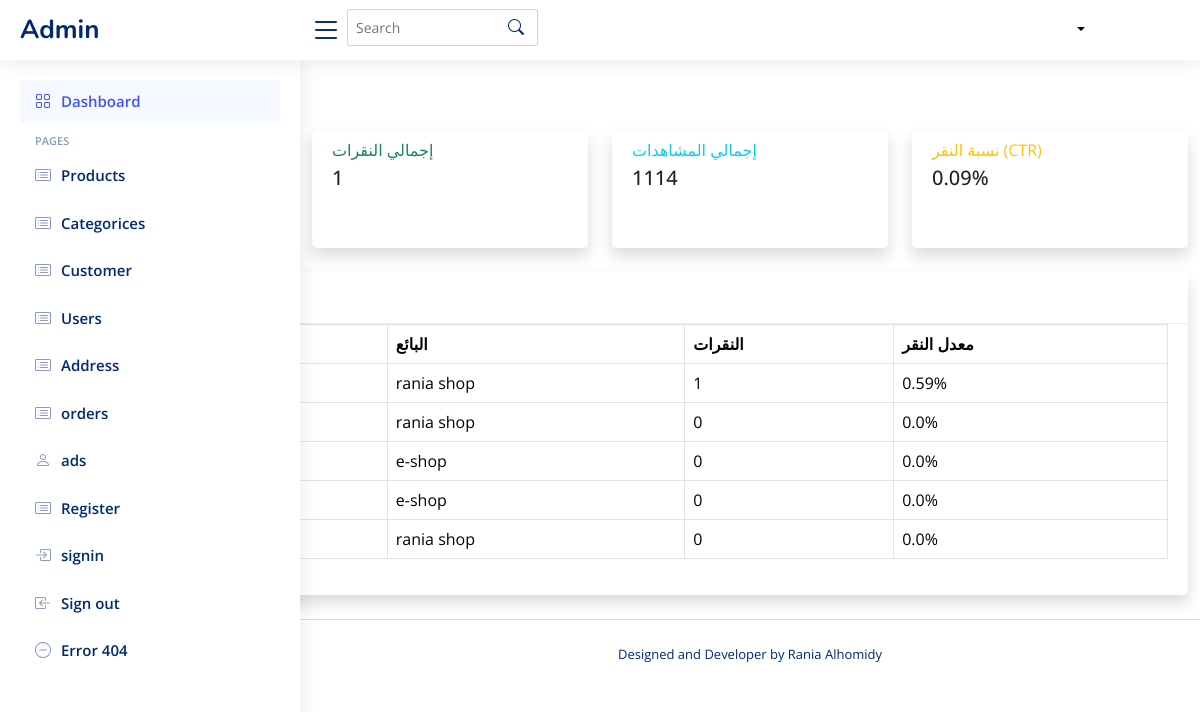
Before: /ads/stats with the older database file.
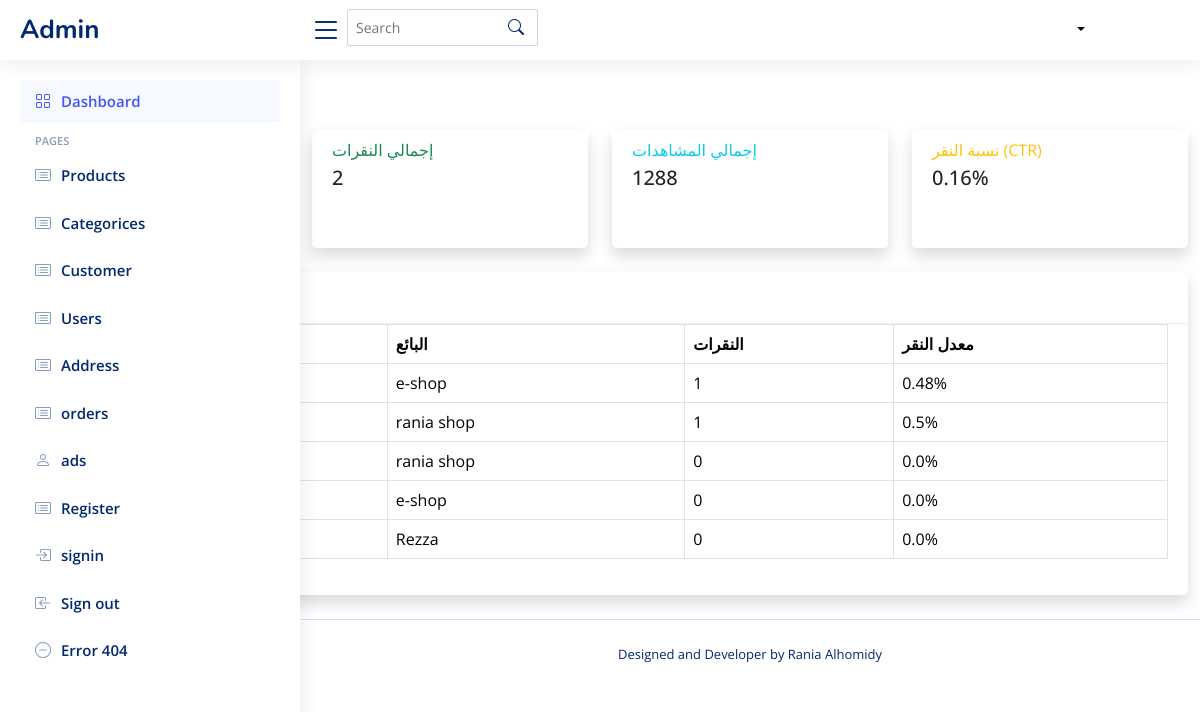
After: the same page with the newer database file.
### tables this page shows
CREATE TABLE ads (
        id INTEGER PRIMARY KEY AUTOINCREMENT,
        seller_id INTEGER NOT NULL,
        title TEXT NOT NULL,
        description TEXT,
        content_type TEXT NOT NULL,  -- 'image', 'video', 'text'
        content_path TEXT,           -- مسار الملف أو النص
        link_url TEXT NOT NULL,
        start_date TEXT NOT NULL,    -- 'YYYY-MM-DD'
        end_date TEXT NOT NULL,
        is_active INTEGER DEFAULT 1, -- 1/0
        order_index INTEGER DEFAULT 0,
        click_count INTEGER DEFAULT 0, -- إضافة عداد النقرات
        impression_count INTEGER DEFAULT 0, -- عداد المشاهدات
        priority INTEGER DEFAULT 1,   -- أولوية العرض (1-10)
        target_audience TEXT,        -- جمهور مستهدف (اختياري)
        created_at TIMESTAMP DEFAULT CURRENT_TIMESTAMP,
        FOREIGN KEY (seller_id) REFERENCES sellers(id) ON DELETE CASCADE
    );

CREATE TABLE sellers (
        id INTEGER PRIMARY KEY AUTOINCREMENT,
        name TEXT NOT NULL,
        store_name TEXT NOT NULL,
        store_image TEXT,
        address TEXT NOT NULL,  -- تمت إضافته هنا
        commercial_record TEXT,
        id_image TEXT,
        documents TEXT,
        SAddress_id INTEGER NOT NULL,
        num_id INTEGER NOT NULL,
        created_at TIMESTAMP DEFAULT CURRENT_TIMESTAMP,
        FOREIGN KEY (SAddress_id) REFERENCES seller_address(id),
        FOREIGN KEY (num_id) REFERENCES numbers(id)
    );

### ads_routes.py (the view)
@ads_bp.route('/stats')
def ads_stats():
    conn = get_db_connection()
    stats = conn.execute('''
        SELECT
            COUNT(*) as total_ads,
            SUM(click_count) as total_clicks,
            SUM(impression_count) as total_impressions
        FROM ads
    ''').fetchone()
    top_ads = conn.execute('''
        SELECT
            ads.id, ads.title, ads.click_count, ads.impression_count, sellers.store_name
        FROM ads
        JOIN sellers ON ads.seller_id = sellers.id
        ORDER BY ads.click_count DESC
        LIMIT 5
    ''').fetchall()
    conn.close()
    return render_template('admin/admin_ads_stats.html',
                           stats=stats,
                           top_ads=top_ads)

### templates/admin/admin_ads_stats.html (shortened to what this page needs)
{% include 'admin/header.html' %}
<div class="container-fluid">
    <div class="row mb-4">
        <div class="col-12">
            <h1 class="h3 mb-0">إحصائيات الإعلانات</h1>
        </div>
    </div>
    <div class="row">
        <div class="col-xl-3 col-md-6 mb-4">
            <div class="card border-left-primary shadow h-100 py-2">
                <div class="card-body">
                    <div class="row no-gutters align-items-center">
                        <div class="col mr-2">
                            <div class="text-xs font-weight-bold text-primary text-uppercase mb-1">
                                إجمالي الإعلانات</div>
                            <div class="h5 mb-0 font-weight-bold text-gray-800">{{ stats.total_ads }}</div>
                        </div>
                        <div class="col-auto">
                        </div>
                    </div>
                </div>
            </div>
        </div>
        <div class="col-xl-3 col-md-6 mb-4">
            <div class="card border-left-success shadow h-100 py-2">
                <div class="card-body">
                    <div class="row no-gutters align-items-center">
                        <div class="col mr-2">
                            <div class="text-xs font-weight-bold text-success text-uppercase mb-1">
                                إجمالي النقرات</div>
                            <div class="h5 mb-0 font-weight-bold text-gray-800">{{ stats.total_clicks }}</div>
                        </div>
                        <div class="col-auto">
                            <i class="fas fa-mouse-pointer fa-2x text-gray-300"></i>
                        </div>
                    </div>
                </div>
            </div>
        </div>
        <div class="col-xl-3 col-md-6 mb-4">
            <div class="card border-left-info shadow h-100 py-2">
                <div class="card-body">
                    <div class="row no-gutters align-items-center">
                        <div class="col mr-2">
                            <div class="text-xs font-weight-bold text-info text-uppercase mb-1">
                                إجمالي المشاهدات</div>
                            <div class="h5 mb-0 font-weight-bold text-gray-800">{{ stats.total_impressions }}</div>
                        </div>
                        <div class="col-auto">
                            <i class="fas fa-eye fa-2x text-gray-300"></i>
                        </div>
                    </div>
                </div>
            </div>
        </div>
        <div class="col-xl-3 col-md-6 mb-4">
            <div class="card border-left-warning shadow h-100 py-2">
                <div class="card-body">
                    <div class="row no-gutters align-items-center">
                        <div class="col mr-2">
                            <div class="text-xs font-weight-bold text-warning text-uppercase mb-1">
                                نسبة النقر (CTR)</div>
                            <div class="h5 mb-0 font-weight-bold text-gray-800">
                                {% if stats.total_impressions > 0 %}
                                {{ ((stats.total_clicks / stats.total_impressions) * 100)|round(2) }}%
                                {% else %}0%{% endif %}
                            </div>
                        </div>
                        <div class="col-auto">
                            <i class="fas fa-percent fa-2x text-gray-300"></i>
                        </div>
                    </div>
                </div>
            </div>
        </div>
    </div>
    <div class="row">
        <div class="col-12">
            <div class="card shadow mb-4">
                <div class="card-header py-3">
                    <h6 class="m-0 font-weight-bold text-primary">أفضل الإعلانات أداءً</h6>
                </div>
                <div class="card-body">
                    <div class="table-responsive">
                        <table class="table table-bordered" width="100%" cellspacing="0">
                            <thead>
                                <tr>
                                    <th>#</th>
                                    <th>العنوان</th>
                                    <th>البائع</th>
                                    <th>النقرات</th>
                                    <th>معدل النقر</th>
                                </tr>
                            </thead>
                            <tbody>
                                {% for ad in top_ads %}
                                <tr>
                                    <td>{{ loop.index }}</td>
                                    <td>{{ ad.title }}</td>
                                    <td>{{ ad.store_name }}</td>
                                    <td>{{ ad.click_count }}</td>
                                    <td>
                                        {% if ad.impression_count > 0 %}
                                        {{ ((ad.click_count / ad.impression_count) * 100)|round(2) }}%
                                        {% else %}0%{% endif %}
                                    </td>
                                </tr>
                                {% endfor %}
                            </tbody>
                        </table>
                    </div>
                </div>
            </div>
        </div>
    </div>
</div>
{% include 'admin/footer.html' %}

### templates/admin/header.html (shortened to what this page needs)
<!DOCTYPE html>
<html lang="en">
<head>
<!DOCTYPE html>
<html lang="en">
<head>
  <link href="https://cdn.jsdelivr.net/npm/bootstrap@5.3.0/dist/css/bootstrap.min.css" rel="stylesheet">
  <link href="{{ url_for('static', filename='vendor/bootstrap/css/bootstrap.min.css') }}" rel="stylesheet">
  <link href="{{ url_for('static', filename='vendor/bootstrap-icons/bootstrap-icons.css') }}" rel="stylesheet">
  <link href="{{ url_for('static', filename='vendor/boxicons/css/boxicons.min.css') }}" rel="stylesheet">
  <link href="{{ url_for('static', filename='vendor/quill/quill.snow.css') }}" rel="stylesheet">
  <link href="{{ url_for('static', filename='vendor/quill/quill.bubble.css') }}" rel="stylesheet">
  <link href="{{ url_for('static', filename='vendor/remixicon/remixicon.css') }}" rel="stylesheet">
  <link href="{{ url_for('static', filename='vendor/simple-datatables/style.css') }}" rel="stylesheet">
  <link rel="stylesheet" href="{{ url_for('static', filename='css/fontawesome.min.css') }}">
  <link rel="stylesheet" href="{{ url_for('static', filename='css/fontawesome.css') }}">
  <link rel="stylesheet" href="{{ url_for('static', filename='css/all.min.css') }}">
  <link rel="stylesheet" href="{{ url_for('static', filename='style/css/font-awesome.min.css') }}">
  <link href="{{ url_for('static', filename='css/index.css') }}" rel="stylesheet">
</head>
<body>
  <header id="header" class="header fixed-top d-flex align-items-center">
    <div class="d-flex align-items-center justify-content-between">
      <a href="{{ url_for('admin.home') }}" class="logo d-flex align-items-center">
        <span class="d-none d-lg-block">Admin</span>
      </a>
      <i class="bi bi-list toggle-sidebar-btn"></i>
    </div>
    <div class="search-bar">
      <form class="search-form d-flex align-items-center" method="POST" action="#">
        <input type="text" name="query" placeholder="Search" title="Enter search keyword">
        <button type="submit" title="Search"><i class="bi bi-search"></i></button>
      </form>
    </div>
      <nav class="navbar">
    <div class=" pro-info nav-item dropdown drop  p-0 d-flex ">
      <a class="info nav-link dropdown-toggle" href="#" role="button" data-bs-toggle="dropdown" aria-expanded="false">
      </a>
    </div>
    </nav>
  </header>
  <aside id="sidebar" class="sidebar">
    <ul class="sidebar-nav" id="sidebar-nav">
      <li class="nav-item">
        <a class="nav-link " href="{{url_for('admin.home')}}">
          <i class="bi bi-grid"></i>
          <span>Dashboard</span>
        </a>
      </li>
      <li class="nav-heading">Pages</li>
      <li class="nav-item">
        <a class="nav-link collapsed" href="{{ url_for('admin.show_product')}}">
          <i class="bi bi-card-list"></i>
          <span>Products</span>
        </a>
        </li>
        <li class="nav-item">
  <a class="nav-link collapsed" href="{{ url_for('admin.categories')}}">
    <i class="bi bi-card-list"></i>
    <span>Categorices</span>
  </a>
</li>
        <li class="nav-item">
        <a class="nav-link collapsed" href="{{url_for('admin.show_seller')}}">
          <i class="bi bi-card-list"></i>
          <span>Customer</span>
        </a>
        </li>
      <li class="nav-item">
        <a class="nav-link collapsed" href="{{url_for('admin.users')}}">
          <i class="bi bi-card-list"></i>
          <span>Users</span>
        </a>
      </li>
      <li class="nav-item">
        <a class="nav-link collapsed" href="address.html">
          <i class="bi bi-card-list"></i>
          <span>Address</span>
        </a>
      </li>
      <li class="nav-item">
        <a class="nav-link collapsed" href="orders.html">
          <i class="bi bi-card-list"></i>
          <span>orders</span>
        </a>
      </li>
      <li class="nav-item">
        <a class="nav-link collapsed" href="{{url_for('ads.ads_management')}}">
          <i class="bi bi-person"></i>
          <span>ads</span>
        </a>
      </li>
      <li class="nav-item">
        <a class="nav-link collapsed" href="signup.html">
          <i class="bi bi-card-list"></i>
          <span>Register</span>
        </a>
      </li>
      <li class="nav-item">
        <a class="nav-link collapsed" href="signin.html">
          <i class="bi bi-box-arrow-in-right"></i>
          <span>signin</span>
        </a>
      </li>
      <li class="nav-item">
        <a class="nav-link collapsed" href="logout.html">
          <i class="bi bi-box-arrow-in-left"></i>
          <span>Sign out</span>
        </a>
      </li>
      <li class="nav-item">
        <a class="nav-link collapsed" href="pages-error-404.html">
          <i class="bi bi-dash-circle"></i>
          <span>Error 404</span>
        </a>
      </li>
    </ul>
  </aside>

### templates/admin/footer.html (shortened to what this page needs)
  <footer id="footer" class="footer">
    <div class="credits">
      Designed and Developer by
        Rania Alhomidy
    </div>
  </footer>
</body>
</html>

Changed rows visible on the page:
changed ads (number 1 of 5 on the later page): click_count "0" → "1"; ((ad.click_count/ad.impression_count)*100)|round(2) "0.0" → "0.48"; moves up the list
changed ads (number 2 of 5 on the later page): ((ad.click_count/ad.impression_count)*100)|round(2) "0.59" → "0.5"
changed ads: store_name "rania shop" → "Rezza"
Other visible differences:
{{ stats.total_clicks }}: "1" → "2"
{{ stats.total_impressions }}: "1114" → "1288"
{{ ((stats.total_clicks / stats.total_impressions) * 100)|round(2) }}: "0.09" → "0.16"
